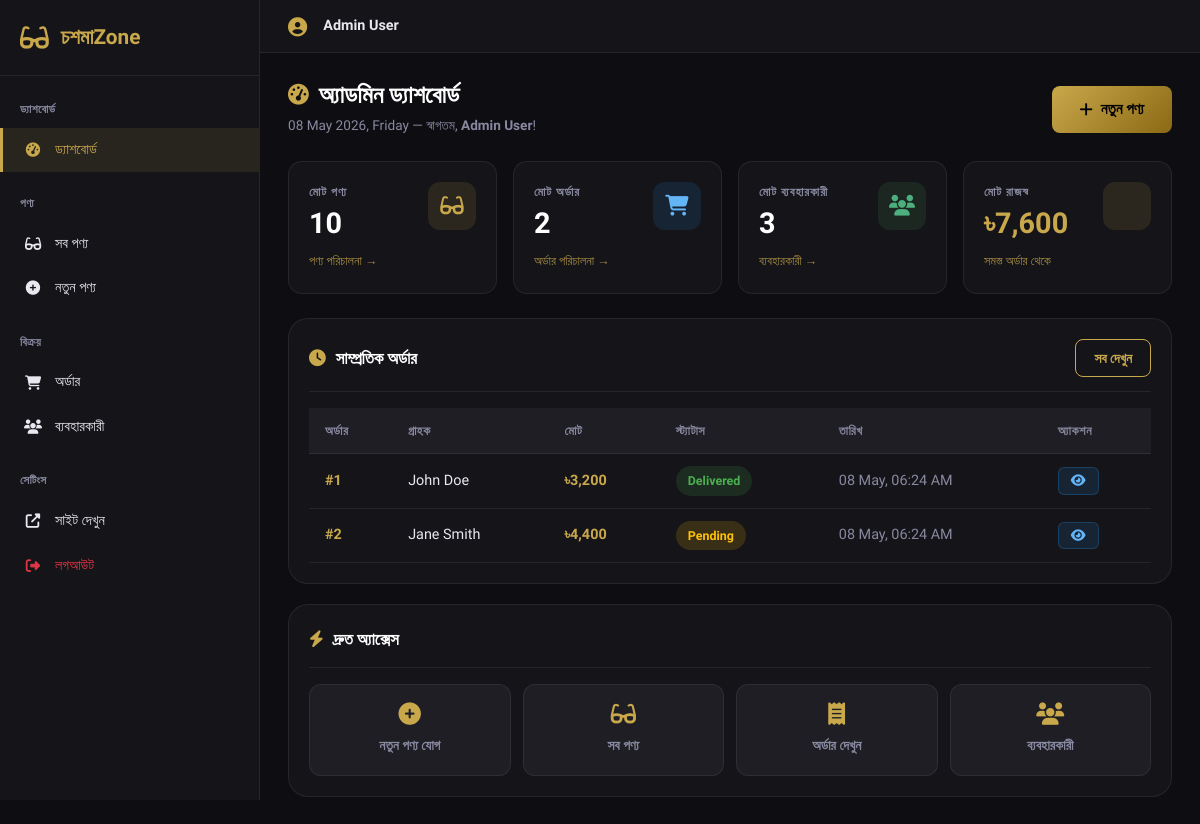
The page /admin (signed in) on the database its author committed.
### tables this page shows
CREATE TABLE IF NOT EXISTS orders (
    id INT AUTO_INCREMENT PRIMARY KEY,
    user_id INT,
    total_amount DECIMAL(10, 2) NOT NULL,
    status ENUM('pending', 'confirmed', 'shipped', 'delivered', 'cancelled') DEFAULT 'pending',
    shipping_address TEXT,
    created_at TIMESTAMP DEFAULT CURRENT_TIMESTAMP,
    FOREIGN KEY (user_id) REFERENCES users(id)
);

CREATE TABLE IF NOT EXISTS users (
    id INT AUTO_INCREMENT PRIMARY KEY,
    name VARCHAR(100) NOT NULL,
    email VARCHAR(100) UNIQUE NOT NULL,
    password VARCHAR(255) NOT NULL,
    role ENUM('customer', 'admin') DEFAULT 'customer',
    email_verified TINYINT(1) DEFAULT 0,
    verification_token VARCHAR(64),
    reset_token VARCHAR(64),
    reset_token_expires DATETIME,
    created_at TIMESTAMP DEFAULT CURRENT_TIMESTAMP
);

### controllers/AdminController.php (called while the page is built, shortened)
<?php
class AdminController extends Controller {
    private $db;
    public function __construct() {
        $this->db           = Database::getInstance();
    }
    public function index() {
        try {
            $productCount = $this->db->query('SELECT COUNT(*) FROM products')->fetchColumn();
            $orderCount   = $this->db->query('SELECT COUNT(*) FROM orders')->fetchColumn();
            $userCount    = $this->db->query('SELECT COUNT(*) FROM users')->fetchColumn();
            $revenue      = $this->db->query('SELECT COALESCE(SUM(total_amount),0) FROM orders')->fetchColumn();
            $stmt = $this->db->prepare('
                SELECT o.id, o.total_amount, o.status, o.created_at, u.name
                FROM orders o
                LEFT JOIN users u ON o.user_id = u.id
                ORDER BY o.created_at DESC
                LIMIT 8
            ');
            $stmt->execute();
            $recentOrders = $stmt->fetchAll(PDO::FETCH_ASSOC);
            $this->render('admin/index', [
                'page'         => 'dashboard',
                'productCount' => $productCount,
                'orderCount'   => $orderCount,
                'userCount'    => $userCount,
                'revenue'      => $revenue,
                'recentOrders' => $recentOrders,
            ]);
        } catch (Exception $e) {
            $this->render('admin/index', [
                'page'  => 'dashboard',
                'error' => 'ড্যাশবোর্ড ডেটা লোড করতে সমস্যা হয়েছে: ' . $e->getMessage(),
            ]);
        }
    }
}

### core/Database.php (called while the page is built, shortened)
<?php
class Database {
    private static $instance = null;
    private function __construct() {
        try {
            $this->conn = new PDO(
                "mysql:host=" . DB_HOST . ";dbname=" . DB_NAME,
                DB_USER,
                DB_PASS,
                [PDO::ATTR_ERRMODE => PDO::ERRMODE_EXCEPTION]
            );
        } catch (PDOException $e) {
            die("Connection failed: " . $e->getMessage());
        }
    }
    public static function getInstance() {
        if (!self::$instance) {
            self::$instance = new Database();
        }
        return self::$instance->conn;
    }
}

### views/admin/index.php (the view, shortened to what this page needs)
<div class="admin-page-header">
    <div>
        <h1 class="admin-page-title">
            <i class="fas fa-tachometer-alt"></i> অ্যাডমিন ড্যাশবোর্ড
        </h1>
        <p class="admin-page-sub"><?= date('d F Y, l') ?> — স্বাগতম, <strong><?= e($_SESSION['user_name'] ?? 'Admin') ?></strong>!</p>
    </div>
    <a href="<?= SITE_URL ?>/admin/addProduct" class="btn btn-gold">
        <i class="fas fa-plus"></i> নতুন পণ্য
    </a>
</div>
<div class="stats-grid">
    <div class="stat-card">
        <div class="stat-card-inner">
            <div>
                <div class="stat-label">মোট পণ্য</div>
                <div class="stat-value"><?= isset($productCount) ? $productCount : 0 ?></div>
                <a href="<?= SITE_URL ?>/admin/products" class="stat-link">পণ্য পরিচালনা →</a>
            </div>
            <div class="stat-icon-box" style="background: rgba(201,168,76,0.12);">
                <i class="fas fa-glasses" style="color: var(--gold);"></i>
            </div>
        </div>
    </div>
    <div class="stat-card">
        <div class="stat-card-inner">
            <div>
                <div class="stat-label">মোট অর্ডার</div>
                <div class="stat-value"><?= isset($orderCount) ? $orderCount : 0 ?></div>
                <a href="<?= SITE_URL ?>/admin/orders" class="stat-link">অর্ডার পরিচালনা →</a>
            </div>
            <div class="stat-icon-box" style="background: rgba(33,150,243,0.12);">
                <i class="fas fa-shopping-cart" style="color: #64b5f6;"></i>
            </div>
        </div>
    </div>
    <div class="stat-card">
        <div class="stat-card-inner">
            <div>
                <div class="stat-label">মোট ব্যবহারকারী</div>
                <div class="stat-value"><?= isset($userCount) ? $userCount : 0 ?></div>
                <a href="<?= SITE_URL ?>/admin/users" class="stat-link">ব্যবহারকারী →</a>
            </div>
            <div class="stat-icon-box" style="background: rgba(76,175,80,0.12);">
                <i class="fas fa-users" style="color: var(--green);"></i>
            </div>
        </div>
    </div>
    <div class="stat-card">
        <div class="stat-card-inner">
            <div>
                <div class="stat-label">মোট রাজস্ব</div>
                <div class="stat-value" style="color: var(--gold);">৳<?= isset($revenue) ? number_format($revenue, 0) : 0 ?></div>
                <span class="stat-link" style="cursor:default;">সমস্ত অর্ডার থেকে</span>
            </div>
            <div class="stat-icon-box" style="background: rgba(201,168,76,0.12);">
            </div>
        </div>
    </div>
</div>
<div class="admin-card">
    <div class="admin-card-header">
        <div class="admin-card-title">
            <i class="fas fa-clock"></i> সাম্প্রতিক অর্ডার
        </div>
        <a href="<?= SITE_URL ?>/admin/orders" class="btn btn-sm btn-outline-gold">সব দেখুন</a>
    </div>
    <div style="overflow-x: auto;">
        <?php if (!empty($recentOrders)): ?>
        <table class="admin-table">
            <thead>
                <tr>
                    <th>অর্ডার</th>
                    <th>গ্রাহক</th>
                    <th>মোট</th>
                    <th>স্ট্যাটাস</th>
                    <th>তারিখ</th>
                    <th>অ্যাকশন</th>
                </tr>
            </thead>
            <tbody>
                <?php foreach ($recentOrders as $order): ?>
                <tr>
                    <td style="color:var(--gold);font-weight:700;">#<?= e($order['id']) ?></td>
                    <td><?= e($order['name'] ?? 'অতিথি') ?></td>
                    <td style="color:var(--gold);font-weight:600;">৳<?= number_format($order['total_amount'], 0) ?></td>
                    <td>
                        <?php
                        $cls = match($order['status']) {
                            'delivered','completed' => 'status-completed',
                            'pending'   => 'status-pending',
                            'cancelled' => 'status-cancelled',
                            default     => 'status-processing'
                        };
                        ?>
                        <span class="status-badge <?= $cls ?>"><?= ucfirst($order['status']) ?></span>
                    </td>
                    <td style="color:var(--text-muted);"><?= date('d M, h:i A', strtotime($order['created_at'])) ?></td>
                    <td>
                        <a href="<?= SITE_URL ?>/admin/order/<?= $order['id'] ?>" class="btn action-btn-sm btn-edit">
                            <i class="fas fa-eye"></i>
                        </a>
                    </td>
                </tr>
                <?php endforeach; ?>
            </tbody>
        </table>
        <?php else: ?>
        <div class="admin-empty"><i class="fas fa-inbox"></i><p>কোনো অর্ডার নেই</p></div>
        <?php endif; ?>
    </div>
</div>
<div class="admin-card" style="margin-top:20px;">
    <div class="admin-card-header">
        <div class="admin-card-title"><i class="fas fa-bolt"></i> দ্রুত অ্যাক্সেস</div>
    </div>
    <div class="quick-actions-grid">
        <a href="<?= SITE_URL ?>/admin/addProduct" class="quick-action-card">
            <i class="fas fa-plus-circle"></i>
            <span>নতুন পণ্য যোগ</span>
        </a>
        <a href="<?= SITE_URL ?>/admin/products" class="quick-action-card">
            <i class="fas fa-glasses"></i>
            <span>সব পণ্য</span>
        </a>
        <a href="<?= SITE_URL ?>/admin/orders" class="quick-action-card">
            <i class="fas fa-receipt"></i>
            <span>অর্ডার দেখুন</span>
        </a>
        <a href="<?= SITE_URL ?>/admin/users" class="quick-action-card">
            <i class="fas fa-users"></i>
            <span>ব্যবহারকারী</span>
        </a>
    </div>
</div>

### assets/css/style.css (style rules this page uses)
:root { --gold: #c9a84c; --gold-light: #e8c96d; --gold-dark: #8b6914; --black: #060608; --dark: #0e0e12; --dark-2: #151519; --dark-3: #1e1e24; --dark-4: #2a2a32; --border: rgba(201,168,76,0.18); --border-dim: rgba(255,255,255,0.07); --text: #e8e8f0; --text-muted: #8888a0; --text-dim: #555568; --white: #ffffff; --red: #e05454; --green: #4caf7d; --radius: 12px; --radius-lg: 20px; --shadow: 0 8px 40px rgba(0,0,0,0.6); --shadow-gold: 0 8px 30px rgba(201,168,76,0.25); --trans: all 0.3s cubic-bezier(0.4,0,0.2,1); }
*, *::before, *::after { margin:0; padding:0; box-sizing:border-box; }
html { scroll-behavior:smooth; }
body { font-family: 'Hind Siliguri', 'Space Grotesk', sans-serif; background: var(--black); color: var(--text); line-height: 1.7; overflow-x: hidden; }
a { text-decoration:none; color:inherit; }
.btn { display:inline-flex; align-items:center; gap:8px; padding: 12px 28px; border-radius: 8px; font-weight:600; font-size:0.95rem; cursor:pointer; transition: var(--trans); border:none; white-space:nowrap; }
.btn-gold { background: linear-gradient(135deg, var(--gold), var(--gold-dark)); color: #000; }
.btn-outline-gold { background:transparent; color:var(--gold); border:1.5px solid var(--gold); }
.btn-sm { padding:8px 18px; font-size:0.85rem; }
.stat-label { font-size:0.8rem; color:var(--text-muted); }
.status-pending { background:rgba(255,165,0,0.15); color:orange; }

### rows shown on the page
orders: id "1", user.name "John Doe", total_amount "3,200", status "Delivered", created_at "08 May, 06:24 AM"
orders: id "2", user.name "Jane Smith", total_amount "4,400", status "Pending", created_at "08 May, 06:24 AM"

### other values the page prints
$_SESSION['user_name'] "Admin User"
$productCount "10"
$orderCount "2"
$userCount "3"
$revenue "7,600"
